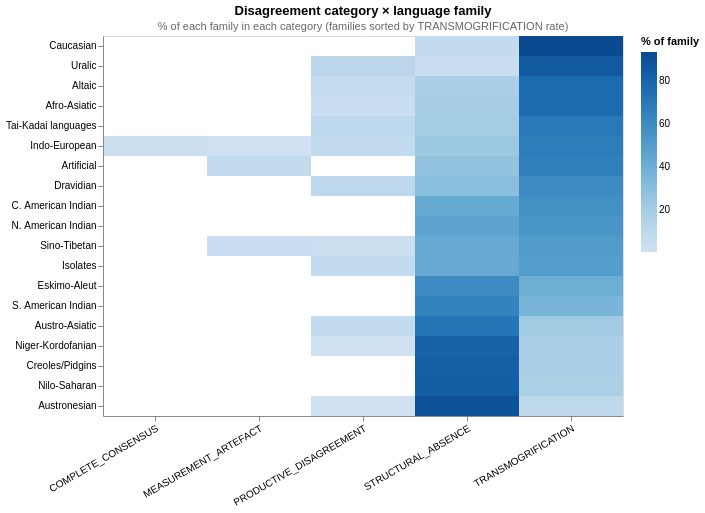

Here is the notebook cell this chart was saved with:
### Markdown cell above
## 5.6 Category × Language Family

Does the disagreement pattern vary systematically by language family? Rows are sorted by TRANSMOGRIFICATION rate (highest first) to surface which families are most susceptible to fabricated output.

### Code cell
FAMILY_SHORT = {
    'Afro-Asiatic languages':            'Afro-Asiatic',
    'Altaic languages':                   'Altaic',
    'Artificial languages':               'Artificial',
    'Austro-Asiatic languages':           'Austro-Asiatic',
    'Austronesian languages':             'Austronesian',
    'Caucasian languages':                'Caucasian',
    'Central American Indian languages':  'C. American Indian',
    'Creoles and pidgins':                'Creoles/Pidgins',
    'Dravidian languages':                'Dravidian',
    'Eskimo-Aleut languages':             'Eskimo-Aleut',
    'Hmong-Mien languages':               'Hmong-Mien',
    'Indo-European languages':            'Indo-European',
    'Language isolate':                   'Isolates',
    'Niger-Kordofanian languages':        'Niger-Kordofanian',
    'Nilo-Saharan languages':             'Nilo-Saharan',
    'North American Indian languages':    'N. American Indian',
    'Sino-Tibetan languages':             'Sino-Tibetan',
    'South American Indian languages':    'S. American Indian',
    'Tai languages':                      'Tai',
    'Uralic languages':                   'Uralic',
}

# Restrict to families with at least 5 languages for readability
family_sizes = result_df['language_family'].value_counts()
major_families = family_sizes[family_sizes >= 5].index
plot_df = result_df[result_df['language_family'].isin(major_families)].copy()
plot_df['family_short'] = plot_df['language_family'].map(FAMILY_SHORT).fillna(plot_df['language_family'])

family_cat = (
    plot_df.groupby(['family_short', 'category'])
    .size()
    .reset_index(name='n')
)
totals = family_cat.groupby('family_short')['n'].sum().rename('total')
family_cat = family_cat.join(totals, on='family_short')
family_cat['pct'] = (family_cat['n'] / family_cat['total'] * 100).round(1)

# Sort families by TRANSMOGRIFICATION rate
tmog_pct = (
    family_cat[family_cat['category'] == 'TRANSMOGRIFICATION']
    .set_index('family_short')['pct']
)
family_order = list(tmog_pct.sort_values(ascending=False).index)

print('TRANSMOGRIFICATION rate by family (top 10):')
for fam in family_order[:10]:
    n_total = int(totals.get(fam, 0))
    pct = tmog_pct.get(fam, 0)
    print(f'  {fam:<22} {pct:.1f}%  (n={n_total})')

alt.Chart(family_cat).mark_rect().encode(
    x=alt.X('category:N', sort=CAT_ORDER, title=None,
            axis=alt.Axis(labelAngle=-30, labelLimit=220)),
    y=alt.Y('family_short:N', sort=family_order, title=None),
    color=alt.Color('pct:Q', scale=alt.Scale(scheme='blues'), title='% of family'),
    tooltip=[
        'family_short:N', 'category:N',
        alt.Tooltip('n:Q', title='Languages'),
        alt.Tooltip('pct:Q', format='.1f', title='% of family'),
    ],
).properties(
    width=520, height=380,
    title=alt.TitleParams(
        'Disagreement category × language family',
        subtitle='% of each family in each category (families sorted by TRANSMOGRIFICATION rate)',
        subtitleColor='#666', subtitleFontSize=11,
    ),
)

### Figure 1 — Vega specification as saved in the notebook (floating-point values rounded to 4 significant figures)
{"$schema": "https://vega.github.io/schema/vega/v6.json", "data": [{"name": "source_0"}, {"name": "data_0", "values": [{"category": "PRODUCTIVE_DISAGREEMENT", "family_short": "Afro-Asiatic", "n": 2, "pct": 3.9}, {"category": "STRUCTURAL_ABSENCE", "family_short": "Afro-Asiatic", "n": 10, "pct": 19.6}, {"category": "TRANSMOGRIFICATION", "family_short": "Afro-Asiatic", "n": 39, "pct": 76.5}, {"category": "PRODUCTIVE_DISAGREEMENT", "family_short": "Altaic", "n": 2, "pct": 5.9}, {"category": "STRUCTURAL_ABSENCE", "family_short": "Altaic", "n": 6, "pct": 17.6}, {"category": "TRANSMOGRIFICATION", "family_short": "Altaic", "n": 26, "pct": 76.5}, {"category": "MEASUREMENT_ARTEFACT", "family_short": "Artificial", "n": 1, "pct": 6.7}, {"category": "STRUCTURAL_ABSENCE", "family_short": "Artificial", "n": 4, "pct": 26.7}, {"category": "TRANSMOGRIFICATION", "family_short": "Artificial", "n": 10, "pct": 66.7}, {"category": "PRODUCTIVE_DISAGREEMENT", "family_short": "Austro-Asiatic", "n": 1, "pct": 7.1}, {"category": "STRUCTURAL_ABSENCE", "family_short": "Austro-Asiatic", "n": 10, "pct": 71.4}, {"category": "TRANSMOGRIFICATION", "family_short": "Austro-Asiatic", "n": 3, "pct": 21.4}, {"category": "PRODUCTIVE_DISAGREEMENT", "family_short": "Austronesian", "n": 1, "pct": 1.2}, {"category": "STRUCTURAL_ABSENCE", "family_short": "Austronesian", "n": 75, "pct": 89.3}, {"category": "TRANSMOGRIFICATION", "family_short": "Austronesian", "n": 8, "pct": 9.5}, {"category": "STRUCTURAL_ABSENCE", "family_short": "C. American Indian", "n": 3, "pct": 42.9}, {"category": "TRANSMOGRIFICATION", "family_short": "C. American Indian", "n": 4, "pct": 57.1}, {"category": "STRUCTURAL_ABSENCE", "family_short": "Caucasian", "n": 1, "pct": 6.7}, {"category": "TRANSMOGRIFICATION", "family_short": "Caucasian", "n": 14, "pct": 93.3}, {"category": "STRUCTURAL_ABSENCE", "family_short": "Creoles/Pidgins", "n": 14, "pct": 82.4}, {"category": "TRANSMOGRIFICATION", "family_short": "Creoles/Pidgins", "n": 3, "pct": 17.6}, {"category": "PRODUCTIVE_DISAGREEMENT", "family_short": "Dravidian", "n": 1, "pct": 10.0}, {"category": "STRUCTURAL_ABSENCE", "family_short": "Dravidian", "n": 3, "pct": 30.0}, {"category": "TRANSMOGRIFICATION", "family_short": "Dravidian", "n": 6, "pct": 60.0}, {"category": "STRUCTURAL_ABSENCE", "family_short": "Eskimo-Aleut", "n": 3, "pct": 60.0}, {"category": "TRANSMOGRIFICATION", "family_short": "Eskimo-Aleut", "n": 2, "pct": 40.0}, {"category": "COMPLETE_CONSENSUS", "family_short": "Indo-European", "n": 4, "pct": 1.6}, {"category": "MEASUREMENT_ARTEFACT", "family_short": "Indo-European", "n": 1, "pct": 0.4}, {"category": "PRODUCTIVE_DISAGREEMENT", "family_short": "Indo-European", "n": 18, "pct": 7.4}, {"category": "STRUCTURAL_ABSENCE", "family_short": "Indo-European", "n": 56, "pct": 23.0}, {"category": "TRANSMOGRIFICATION", "family_short": "Indo-European", "n": 165, "pct": 67.6}, {"category": "PRODUCTIVE_DISAGREEMENT", "family_short": "Isolates", "n": 1, "pct": 7.1}, {"category": "STRUCTURAL_ABSENCE", "family_short": "Isolates", "n": 6, "pct": 42.9}, {"category": "TRANSMOGRIFICATION", "family_short": "Isolates", "n": 7, "pct": 50.0}, {"category": "STRUCTURAL_ABSENCE", "family_short": "N. American Indian", "n": 30, "pct": 46.2}, {"category": "TRANSMOGRIFICATION", "family_short": "N. American Indian", "n": 35, "pct": 53.8}, {"category": "PRODUCTIVE_DISAGREEMENT", "family_short": "Niger-Kordofanian", "n": 1, "pct": 0.6}, {"category": "STRUCTURAL_ABSENCE", "family_short": "Niger-Kordofanian", "n": 129, "pct": 81.6}, {"category": "TRANSMOGRIFICATION", "family_short": "Niger-Kordofanian", "n": 28, "pct": 17.7}, {"category": "STRUCTURAL_ABSENCE", "family_short": "Nilo-Saharan", "n": 24, "pct": 82.8}, {"category": "TRANSMOGRIFICATION", "family_short": "Nilo-Saharan", "n": 5, "pct": 17.2}, {"category": "STRUCTURAL_ABSENCE", "family_short": "S. American Indian", "n": 9, "pct": 64.3}, {"category": "TRANSMOGRIFICATION", "family_short": "S. American Indian", "n": 5, "pct": 35.7}, {"category": "MEASUREMENT_ARTEFACT", "family_short": "Sino-Tibetan", "n": 2, "pct": 3.9}, {"category": "PRODUCTIVE_DISAGREEMENT", "family_short": "Sino-Tibetan", "n": 1, "pct": 2.0}, {"category": "STRUCTURAL_ABSENCE", "family_short": "Sino-Tibetan", "n": 22, "pct": 43.1}, {"category": "TRANSMOGRIFICATION", "family_short": "Sino-Tibetan", "n": 26, "pct": 51.0}, {"category": "PRODUCTIVE_DISAGREEMENT", "family_short": "Tai-Kadai languages", "n": 1, "pct": 10.0}, {"category": "STRUCTURAL_ABSENCE", "family_short": "Tai-Kadai languages", "n": 2, "pct": 20.0}, {"category": "TRANSMOGRIFICATION", "family_short": "Tai-Kadai languages", "n": 7, "pct": 70.0}, {"category": "PRODUCTIVE_DISAGREEMENT", "family_short": "Uralic", "n": 3, "pct": 11.1}, {"category": "STRUCTURAL_ABSENCE", "family_short": "Uralic", "n": 1, "pct": 3.7}, {"category": "TRANSMOGRIFICATION", "family_short": "Uralic", "n": 23, "pct": 85.2}]}, {"name": "source_0_x_domain_category", "values": [{"category": "PRODUCTIVE_DISAGREEMENT", "sort_field": 2.0}, {"category": "STRUCTURAL_ABSENCE", "sort_field": 3.0}, {"category": "TRANSMOGRIFICATION", "sort_field": 4.0}, {"category": "MEASUREMENT_ARTEFACT", "sort_field": 1.0}, {"category": "COMPLETE_CONSENSUS", "sort_field": 0.0}]}, {"name": "source_0_y_domain_family_short", "values": [{"family_short": "Afro-Asiatic", "sort_field": 3.0}, {"family_short": "Altaic", "sort_field": 2.0}, {"family_short": "Artificial", "sort_field": 6.0}, {"family_short": "Austro-Asiatic", "sort_field": 14.0}, {"family_short": "Austronesian", "sort_field": 18.0}, {"family_short": "C. American Indian", "sort_field": 8.0}, {"family_short": "Caucasian", "sort_field": 0.0}, {"family_short": "Creoles/Pidgins", "sort_field": 16.0}, {"family_short": "Dravidian", "sort_field": 7.0}, {"family_short": "Eskimo-Aleut", "sort_field": 12.0}, {"family_short": "Indo-European", "sort_field": 5.0}, {"family_short": "Isolates", "sort_field": 11.0}, {"family_short": "N. American Indian", "sort_field": 9.0}, {"family_short": "Niger-Kordofanian", "sort_field": 15.0}, {"family_short": "Nilo-Saharan", "sort_field": 17.0}, {"family_short": "S. American Indian", "sort_field": 13.0}, {"family_short": "Sino-Tibetan", "sort_field": 10.0}, {"family_short": "Tai-Kadai languages", "sort_field": 4.0}, {"family_short": "Uralic", "sort_field": 1.0}]}, {"name": "data_0_color_domain_pct", "values": [{"min": 0.4, "max": 93.3}]}], "marks": [{"type": "rect", "name": "marks", "from": {"data": "data_0"}, "encode": {"update": {"width": {"signal": "max(0.25, bandwidth('x'))"}, "height": {"signal": "max(0.25, bandwidth('y'))"}, "fill": {"field": "pct", "scale": "color"}, "x": {"field": "category", "scale": "x"}, "tooltip": {"signal": "{\"family_short\": isValid(datum[\"family_short\"]) ? datum[\"family_short\"] : \"\"+datum[\"family_short\"], \"category\": isValid(datum[\"category\"]) ? datum[\"category\"] : \"\"+datum[\"category\"], \"Languages\": format(datum[\"n\"], \"\"), \"% of family\": format(datum[\"pct\"], \".1f\")}"}, "y": {"field": "family_short", "scale": "y"}}}, "style": ["rect"]}], "scales": [{"name": "x", "type": "band", "domain": {"data": "source_0_x_domain_category", "field": "category", "sort": {"op": "max", "field": "sort_field"}}, "range": [0, {"signal": "width"}], "paddingInner": 0, "paddingOuter": 0}, {"name": "y", "type": "band", "domain": {"data": "source_0_y_domain_family_short", "field": "family_short", "sort": {"op": "max", "field": "sort_field"}}, "range": [0, {"signal": "height"}], "paddingInner": 0, "paddingOuter": 0}, {"name": "color", "type": "linear", "domain": [{"signal": "(data(\"data_0_color_domain_pct\")[0] || {}).min"}, {"signal": "(data(\"data_0_color_domain_pct\")[0] || {}).max"}], "range": {"scheme": "blues"}, "interpolate": "hcl", "zero": false}], "axes": [{"scale": "x", "orient": "bottom", "labelLimit": 220, "labelAlign": "right", "grid": false, "labelBaseline": "top", "zindex": 1, "labelAngle": 330}, {"scale": "y", "orient": "left", "zindex": 1, "grid": false}], "title": {"text": "Disagreement category × language family", "subtitleColor": "#666", "frame": "group", "subtitle": "% of each family in each category (families sorted by TRANSMOGRIFICATION rate)", "subtitleFontSize": 11}, "width": 520, "background": "white", "padding": 5, "style": "cell", "legends": [{"title": "% of family", "fill": "color", "gradientLength": {"signal": "clamp(height, 64, 200)"}}], "height": 380}
